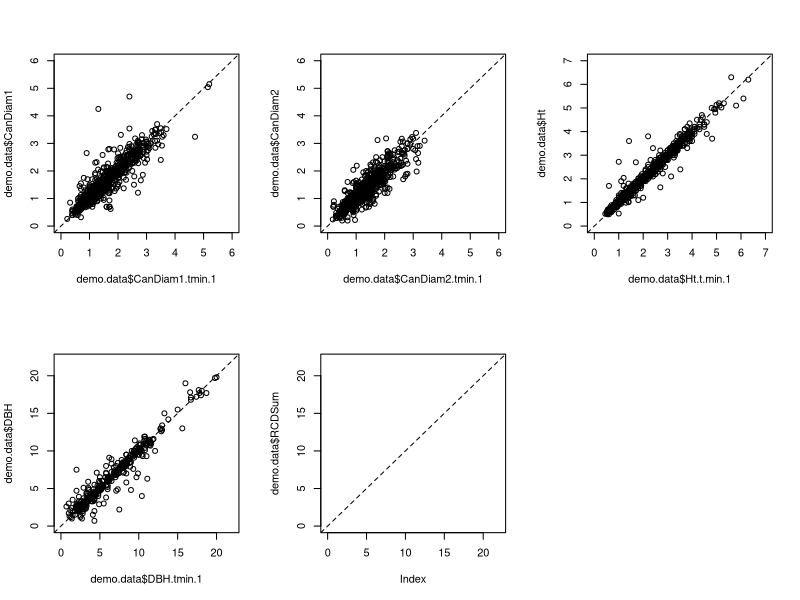
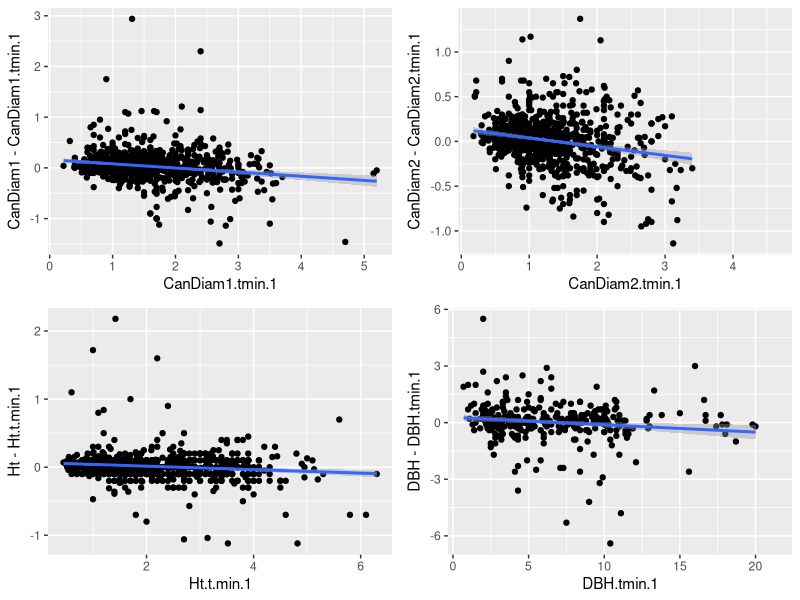
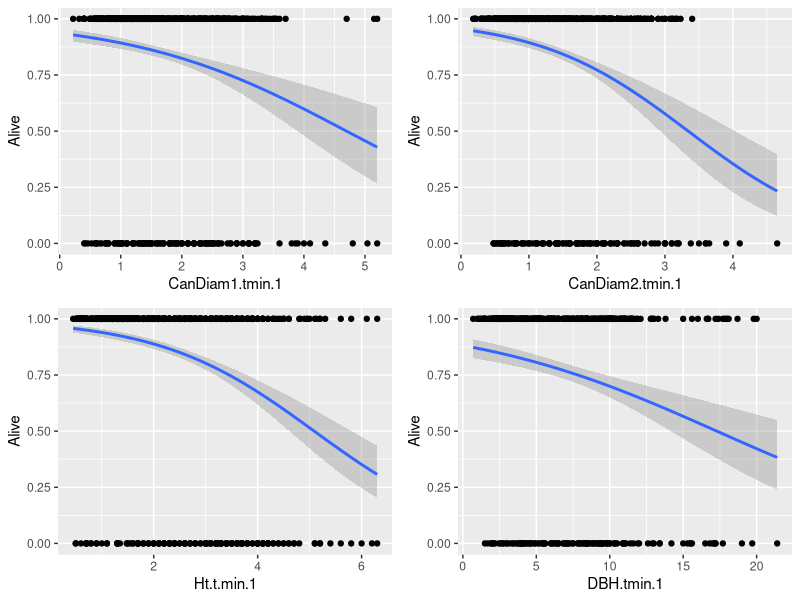

Reproduce these figures in R, in order. (Note: this script raises an error after producing the figures.)
library(tidyverse)
library(cowplot)

## load demo data
demo.data <- read.csv("cleaned_demo_data.csv")

# remove outlier (** just removing entire tree's row for now)
demo.data <- demo.data[-which(demo.data$CanDiam2==22.40),]

# ----- Exploratory plotting ---------

# plot size t and size t-1
par(mfrow=c(2,3))
plot(demo.data$CanDiam1.tmin.1, demo.data$CanDiam1, ylim = c(0,6), xlim = c(0,6))
abline(0, 1, lty = 2)
plot(demo.data$CanDiam2.tmin.1, demo.data$CanDiam2, ylim = c(0,6), xlim = c(0,6))
abline(0, 1, lty = 2)
plot(demo.data$Ht.t.min.1, demo.data$Ht, ylim = c(0,7), xlim = c(0,7))
abline(0, 1, lty = 2)
plot(demo.data$DBH.tmin.1, demo.data$DBH, ylim = c(0,22), xlim = c(0,22))
abline(0, 1, lty = 2)
plot(demo.data$RCDSum.tmin.1, demo.data$RCDSum, ylim = c(0,22), xlim = c(0,22))
abline(0, 1, lty = 2)

# ------ count sample size and years available ----

## height
# samples
dim(demo.data[which(demo.data$Ht>0&demo.data$Ht.t.min.1>0),])[1]
# years
length(unique(demo.data[which(demo.data$Ht>0&demo.data$Ht.t.min.1>0),]$Year))

## DBH
# samples
dim(demo.data[which(demo.data$DBH>0&demo.data$DBH.tmin.1>0),])[1]
# years
length(unique(demo.data[which(demo.data$DBH>0&demo.data$DBH.tmin.1>0),]$Year))

## RCD
# samples
dim(demo.data[which(demo.data$RCDSum>0&demo.data$RCDSum.tmin.1>0),])[1]
# years
length(unique(demo.data[which(demo.data$RCDSum>0&demo.data$RCDSum.tmin.1>0),]$Year))

## CanDiam1
# samples
dim(demo.data[which(demo.data$CanDiam1>0&demo.data$CanDiam1.tmin.1>0),])[1]
# years
length(unique(demo.data[which(demo.data$CanDiam1>0&demo.data$CanDiam1.tmin.1>0),]$Year))

## CanDiam1
# samples
dim(demo.data[which(demo.data$CanDiam2>0&demo.data$CanDiam2.tmin.1>0),])[1]
# years
length(unique(demo.data[which(demo.data$CanDiam2>0&demo.data$CanDiam2.tmin.1>0),]$Year))

# ------ Add a few more columns ---------

demo.data <- demo.data %>% 
  
  # pull sampling stucture info back out of unique treeID
  separate(col = raw.data.TreeID, into = c("Site", "Transect", "Tree_Tag_Number", "Plot_distance"), sep = " . ", remove = FALSE) %>%
  
  # unique plotID 'plot_id' (transect + plot_distance)
  unite(col = "plot_id", c(Transect, Plot_distance), sep = ".", remove = FALSE) %>%

  # add columns for size.sq
  mutate("CanDiam1.tmin.1.sq" = CanDiam1.tmin.1^2) %>%
  mutate("CanDiam2.tmin.1.sq" = CanDiam1.tmin.1^2) %>%
  mutate("Ht.t.min.1.sq" = Ht.t.min.1^2) %>%
  mutate("DBH.tmin.1.sq" = DBH.tmin.1^2)

# ------- model ----------

## Growth
summary(lm(CanDiam1-CanDiam1.tmin.1 ~ CanDiam1.tmin.1, data = demo.data))
summary(lm(CanDiam1-CanDiam1.tmin.1 ~  CanDiam1.tmin.1.sq + CanDiam1.tmin.1, data = demo.data))

plot_grid(
demo.data %>% ggplot(aes(x = CanDiam1.tmin.1, y = CanDiam1-CanDiam1.tmin.1)) + 
  geom_point() + geom_smooth(method = "lm"),
demo.data %>% ggplot(aes(x = CanDiam2.tmin.1, y = CanDiam2-CanDiam2.tmin.1)) + 
  geom_point() + geom_smooth(method = "lm"),
demo.data %>% ggplot(aes(x = Ht.t.min.1, y = Ht-Ht.t.min.1)) + 
  geom_point() + geom_smooth(method = "lm"),
demo.data %>% ggplot(aes(x = DBH.tmin.1, y = DBH-DBH.tmin.1)) + 
  geom_point() + geom_smooth(method = "lm")
)

## Survival

summary(glm(Alive ~ CanDiam1.tmin.1, family = binomial(link = logit), data = demo.data))
summary(glm(Alive ~ CanDiam1.tmin.1.sq + CanDiam1.tmin.1, family = binomial(link = logit), data = demo.data))

# survival as a function of size
plot_grid(
demo.data %>% ggplot(aes(x = CanDiam1.tmin.1, y = Alive)) + geom_point() + geom_smooth(method = "glm", method.args = list(family = "binomial")),
demo.data %>% ggplot(aes(x = CanDiam2.tmin.1, y = Alive)) + geom_point() + geom_smooth(method = "glm", method.args = list(family = "binomial")),
demo.data %>% ggplot(aes(x = Ht.t.min.1, y = Alive)) + geom_point() + geom_smooth(method = "glm", method.args = list(family = "binomial")),
demo.data %>% ggplot(aes(x = DBH.tmin.1, y = Alive)) + geom_point() + geom_smooth(method = "glm", method.args = list(family = "binomial"))
)

# ------- Plot by year ---------------
## size at as a function of size tmin1, by year
plot_grid(
  
  demo.data %>% 
    # filter to at least remove 2012 and 2021 for a lack of previous year data, but other years may have too little data to be useful too
    filter(Year != 2012 & Year != 2021) %>%
    ggplot(aes(x = CanDiam1.tmin.1, y = CanDiam1)) + 
    geom_point() + 
    geom_abline() +
    geom_smooth(method = "lm") +
    facet_wrap(vars(Year), nrow = 8) +
    theme_bw(),
  
  demo.data %>% 
    # filter to at least remove 2012 and 2021 for a lack of previous year data, but other years may have too little data to be useful too
    filter(Year != 2012 & Year != 2021) %>%
    filter(RCDSum != 806) %>% # remove what appear to be dataentry error size
    ggplot(aes(x = RCDSum, y = RCDSum.tmin.1)) + 
    geom_point() + 
    geom_abline() +
    geom_smooth(method = "lm") +
    facet_wrap(vars(Year), nrow = 8) +
    theme_bw(),
  
  demo.data %>% 
    # filter to at least remove 2012 and 2021 for a lack of previous year data, but other years may have too little data to be useful too
    filter(Year != 2012 & Year != 2021) %>%
    ggplot(aes(x = Ht.t.min.1, y = Ht)) + 
    geom_point() + 
    geom_abline() +
    geom_smooth(method = "lm") +
    facet_wrap(vars(Year), nrow = 8) +
    theme_bw(),
  
  demo.data %>% 
    # filter to at least remove 2012 and 2021 for a lack of previous year data, but other years may have too little data to be useful too
    filter(Year != 2012 & Year != 2021) %>%
    ggplot(aes(x = DBH.tmin.1, y = DBH)) + 
    geom_point() + 
    geom_abline() +
    geom_smooth(method = "lm") +
    facet_wrap(vars(Year), nrow = 8) +
    theme_bw(),
  
  ncol = 4
)

# just dbh, years overlayed
demo.data %>% 
  # filter to at least remove 2012 and 2021 for a lack of previous year data, but other years may have too little data to be useful too
  filter(Year != 2012 & Year <= 2018) %>%
  ggplot(aes(x = DBH.tmin.1, y = DBH)) + 
  geom_point(aes(col = as.factor(Year))) + 
  geom_smooth(aes(col = as.factor(Year)), method = "lm") +
  theme_bw()

## survival as a function of size, by year
plot_grid(
  demo.data %>% 
    # filter to at least remove 2012 and 2021 for a lack of previous year data, but other years may have too little data to be useful too
    filter(Year != 2012 & Year != 2021) %>%
    ggplot(aes(x = CanDiam1.tmin.1, y = Alive)) + 
    geom_point() + 
    geom_smooth(method = "glm", method.args = list(family = "binomial")) +
    facet_wrap(vars(Year), nrow = 8) +
    theme_bw(),
  
  demo.data %>% 
    # filter to at least remove 2012 and 2021 for a lack of previous year data, but other years may have too little data to be useful too
    filter(Year != 2012 & Year != 2021) %>%
    filter(RCDSum != 806) %>% # remove what appear to be dataentry error size
    ggplot(aes(x = RCDSum, y = Alive)) +
    geom_point() + 
    geom_smooth(method = "glm", method.args = list(family = "binomial")) +
    facet_wrap(vars(Year), nrow = 8) +
    theme_bw(),
  
  demo.data %>% 
    # filter to at least remove 2012 and 2021 for a lack of previous year data, but other years may have too little data to be useful too
    filter(Year != 2012 & Year != 2021) %>%
    ggplot(aes(x = Ht.t.min.1, y = Alive)) + 
    geom_point() + 
    geom_smooth(method = "glm", method.args = list(family = "binomial")) +
    facet_wrap(vars(Year), nrow = 8) +
    theme_bw(),

  demo.data %>% 
    # filter to at least remove 2012 and 2021 for a lack of previous year data, but other years may have too little data to be useful too
    filter(Year != 2012 & Year != 2021) %>%
    ggplot(aes(x = DBH.tmin.1, y = Alive)) + 
    geom_point() + 
    geom_smooth(method = "glm", method.args = list(family = "binomial")) +
    facet_wrap(vars(Year), nrow = 8) +
    theme_bw(),

  ncol = 4

)
